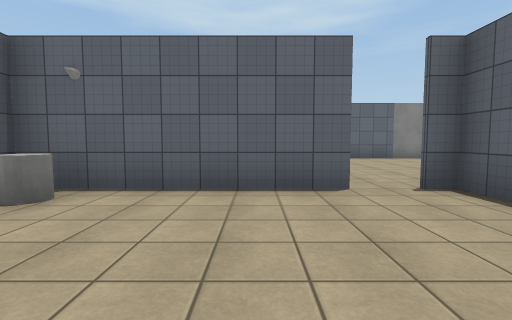
view 1 (above)

24 first-person views from a walk through a Unity game level. The camera is 1.3 m above the floor, tilts 4° down and sees 85° across. Doors are open. The floor is counted in squares, 2 m on a side. Each view is taken from the middle of a square. On the plan, view 1 faces up. The plan holds only what a view shows up to about 9 squares ahead; the rest is blank. The place goes on beyond the plan. The player character is not drawn. Some animated figures are not drawn. Surface patterns are stand-ins for the level's own textures.

view 2
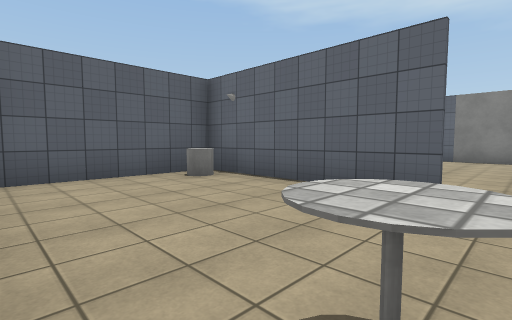

view 3
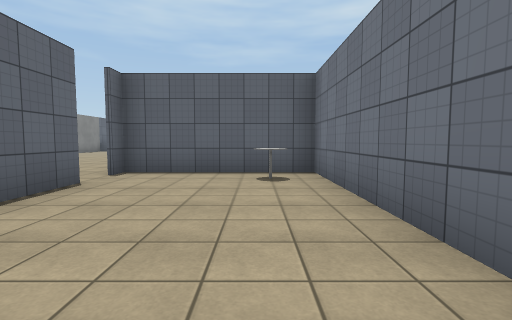

view 4
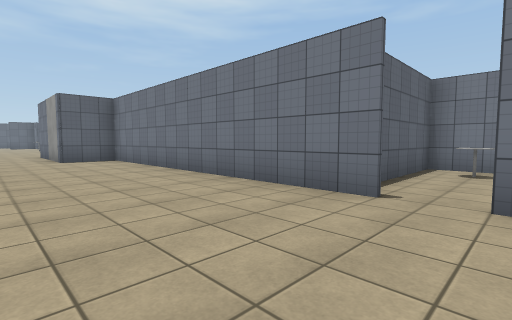

view 5
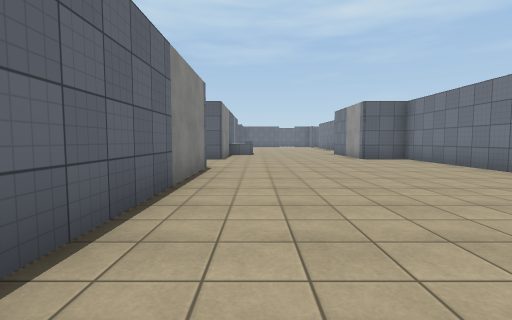

view 6
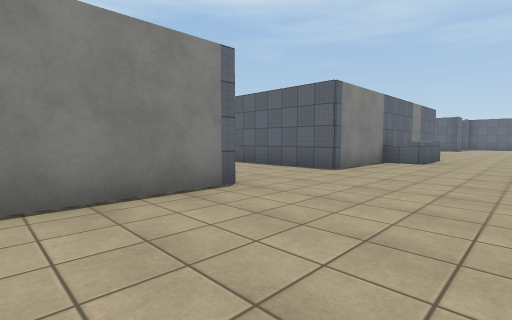

view 7
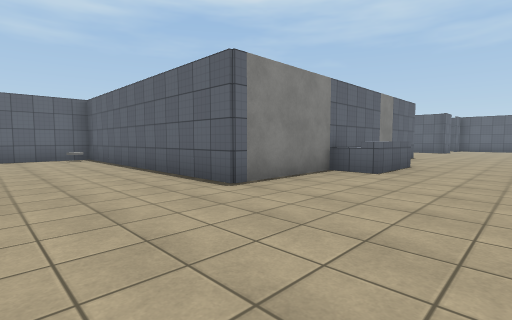

view 8
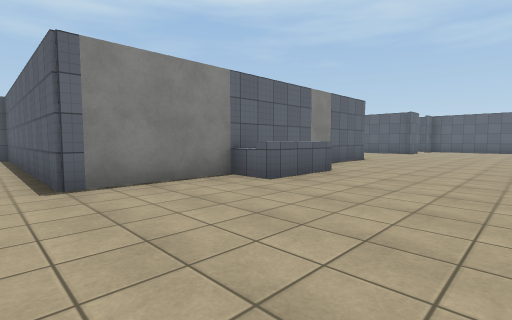

view 9
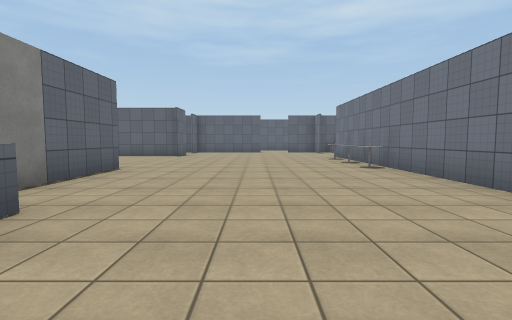

view 10
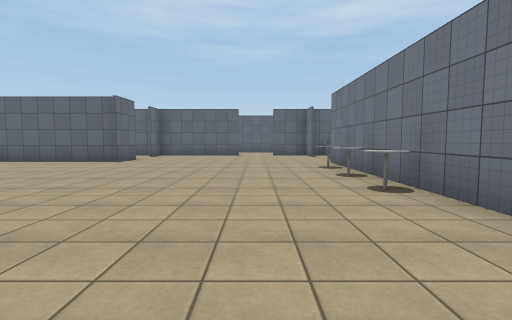

view 11
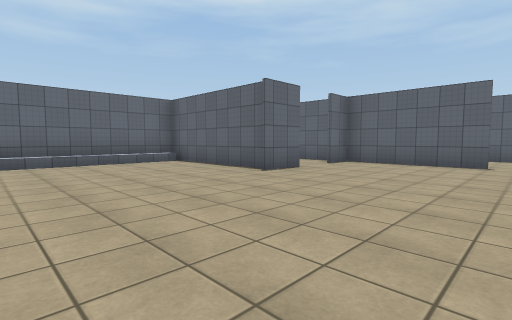

view 12
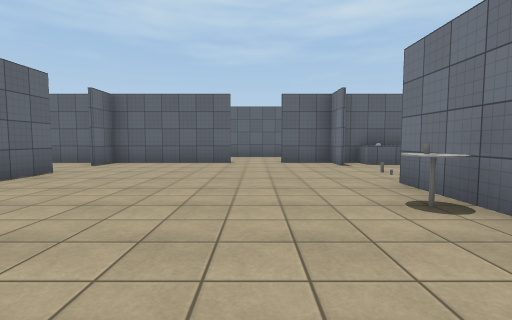

view 13
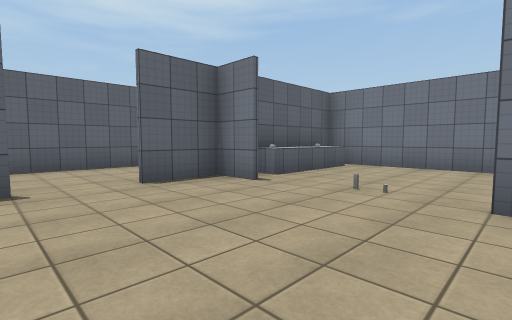

view 14
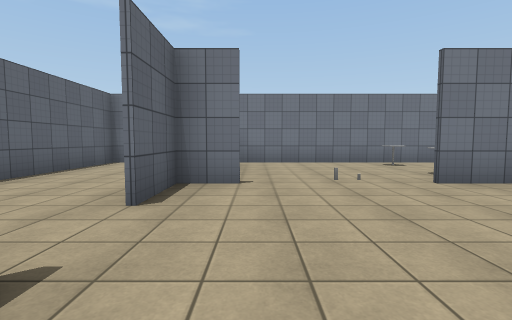

view 15
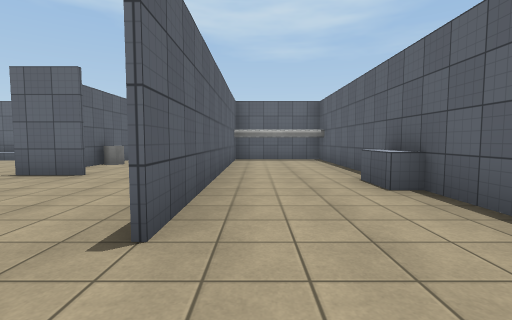

view 16
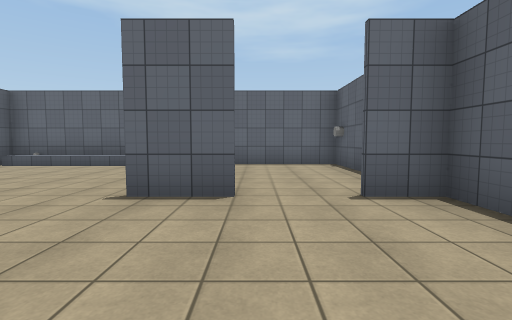

view 17
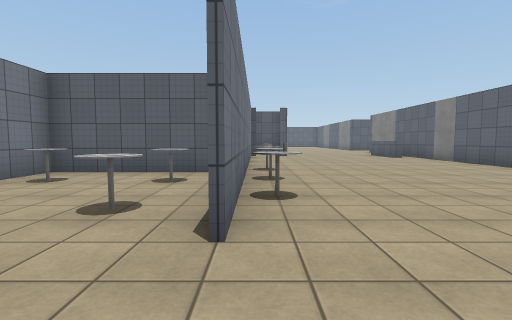

view 18
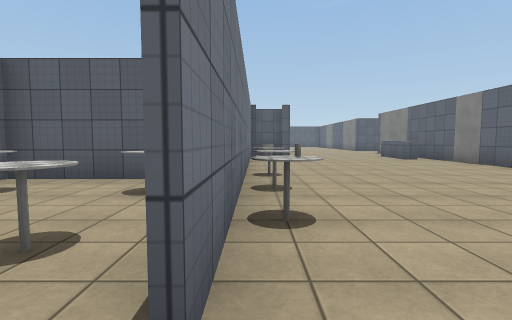

view 19
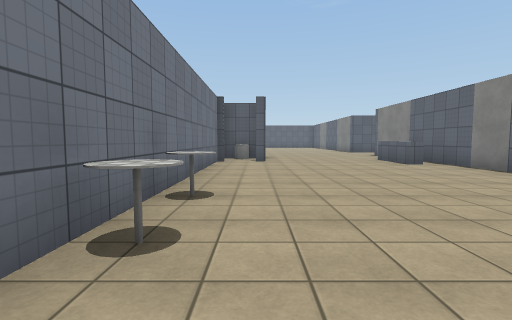

view 20
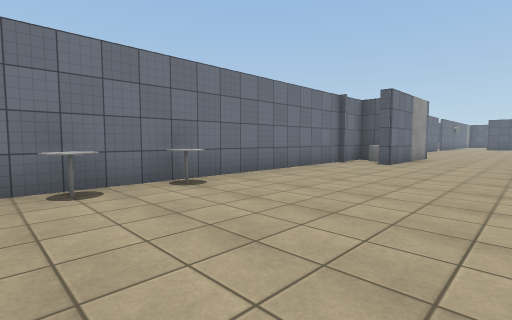

view 21
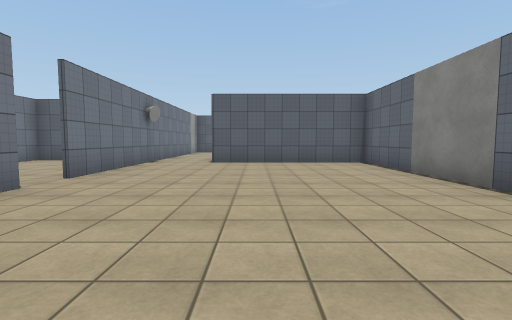

view 22
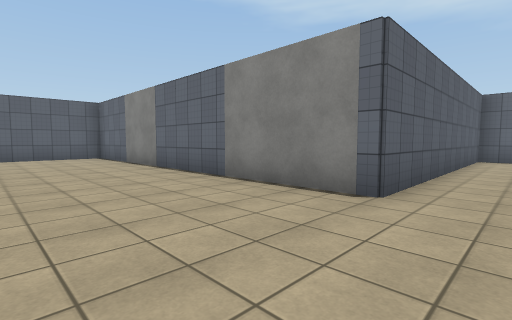

view 23
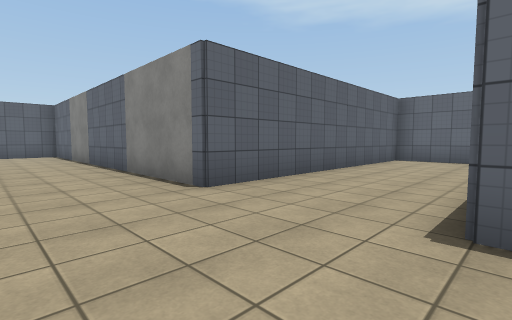

view 24
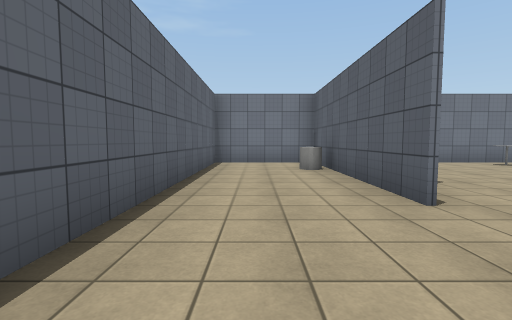

### Floor plan
Points are (right, up) in squares from view 1. A wall is a line through its corners. A room is listed if a view was taken in it or the views show most of it. See-through windows are left out.
Room 1 (views 1, 2, 3)
walls: (1.4, 3.7) (-3.2, 3.7) (-3.2, 0.1); (-3.1, -0.2) (2.7, -0.2) (2.7, 3.7) (2.2, 3.7)
ways out: open door at (1.5, 4) to room 2
objects: other object (-3, 3) to (-2, 3)
Room 2 (views 4, 5, 6, 7, 8, 9, 10, 11, 12, 13, 14, 16, 17, 18, 19, 20, 21, 22, 23)
walls: (17.4, 10.2) (10.7, 10.2) (10.7, 17.7) (7.8, 17.7) (7.8, 10.2) (-2.2, 10.2) (-2.2, 5.6); (14.2, 3.8) (24.2, 3.8); (11.4, 5.2) (14.4, 5.2); (20.3, 3.1) (20.3, -0.2) (27.5, -0.2); (25.9, 10.2) (24.7, 10.2) (24.7, 14.1); (24.1, 14.7) (19.2, 14.7); (24.8, 14.1) (24.8, 11.8); (27.1, 3.8) (28.2, 3.8) (28.2, 5.2); (28.2, 6.6) (28.2, 10.2) (27.2, 10.2); (2.1, 3.8) (10, 3.8); (28.2, 2.5) (28.2, 3.5); (28.2, -0.2) (28.2, 0.6); (-3, 3.8) (1.2, 3.8)
low walls: (10.4, 16.9) (9.9, 16.9)
ways out: open door at (1.5, 4) to room 1; open door at (28, 6) to room 3; open door at (26.5, 10) to room 4; open door at (17, 11)
objects: other object (14, 9) to (15, 9); other object (17, 12); other object (25, 13)
Room 3 (views 15, 24)
walls: (28.3, 5.2) (28.3, 2.5); (28.3, 0.6) (28.3, -0.2); (27.5, -0.2) (31.2, -0.2) (31.2, 14) (28, 14); (28.3, 14) (28.3, 6.8)
low walls: (31.2, 8.6) (30.8, 8.6) (30.8, 9.6)
ways out: open door at (28, 6) to room 2
objects: other object (28, 1) to (28, 2); other object (29, 2)
Room 4 (no view inside)
walls: (28.2, 10.8) (28.2, 14.7) (25.4, 14.7)
ways out: open door at (26.5, 10) to room 2

Where each view was taken, in squares from view 1:
view 1: 0 up, 0 right, facing up
view 2: 0 up, 2 right, facing up-left
view 3: 1 up, 3 left, facing right
view 4: 7 up, 1 right, facing down-right
view 5: 9 up, 1 right, facing right
view 6: 7 up, 5 right, facing up-right
view 7: 7 up, 8 right, facing up-right
view 8: 6 up, 10 right, facing up-right
view 9: 7 up, 13 right, facing right
view 10: 6 up, 16 right, facing right
view 11: 6 up, 20 right, facing up-right
view 12: 6 up, 20 right, facing right
view 13: 7 up, 24 right, facing down-right
view 14: 8 up, 27 right, facing down
view 15: 5 up, 29 right, facing up
view 16: 7 up, 26 right, facing up
view 17: 4 up, 26 right, facing left
view 18: 4 up, 25 right, facing left
view 19: 5 up, 23 right, facing left
view 20: 8 up, 22 right, facing down-left
view 21: 7 up, 6 right, facing left
view 22: 7 up, 9 right, facing up-left
view 23: 8 up, 11 right, facing up-left
view 24: 8 up, 30 right, facing down
